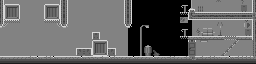

Rendered tile map (Tiled .tmx) drawn with the repository's tilesets; below, a short description and the map source with its tile grids summarised:
An orthogonal 64x16 tile map with 4x4 px tiles, 3 tile layers (background, background, front layer), 1 hidden layer not drawn and 21 objects (2x trigger, player, door, button, jumpable).

<map version="1.4" tiledversion="1.4.2" orientation="orthogonal" renderorder="right-down" width="64" height="16" tilewidth="4" tileheight="4" infinite="0" nextlayerid="15" nextobjectid="42">
 <editorsettings>
  <export target="first_level.lua" format="lua" />
 </editorsettings>
 <tileset firstgid="1" source="../graphics/city_tileset.tsx" />
 <imagelayer id="14" name="grid" visible="0">
  <image source="../images/64grid.png" width="1024" height="1024" />
 </imagelayer>
 <layer id="13" name="background" width="64" height="16">
  <data>[1024 cells, 672 non-empty, 1 distinct tile ids]</data>
 </layer>
 <group id="5" name="a">
  <layer id="2" name="background" width="64" height="16">
   <data>[1024 cells, 402 non-empty, 29 distinct tile ids]</data>
  </layer>
  <layer id="1" name="front layer" width="64" height="16">
   <data>[1024 cells, 163 non-empty, 83 distinct tile ids]</data>
  </layer>
  <objectgroup id="3" name="objects">
   <object id="18" type="player" x="14" y="48">
    <point />
   </object>
   <object id="28" type="trigger" x="196" y="-4" width="2" height="16">
    <properties>
     <property name="target" value="1" />
     <property name="type" value="dialog" />
    </properties>
   </object>
   <object id="29" type="trigger" x="254" y="40" width="2" height="16.25">
    <properties>
     <property name="target" value="second_level" />
     <property name="type" value="exit" />
    </properties>
   </object>
   <object id="33" type="door" x="248" y="40" width="6" height="16" />
   <object id="34" type="button" x="200" y="48" width="8" height="8">
    <properties>
     <property name="autooff" type="bool" value="false" />
     <property name="group" value="" />
     <property name="link_" type="object" value="33" />
    </properties>
   </object>
  </objectgroup>
  <objectgroup id="4" name="solid">
   <object id="2" x="0" y="56" width="256" height="8" />
   <object id="4" x="76" y="48" width="16" height="8" />
   <object id="8" x="108" y="48" width="8" height="8" />
   <object id="13" x="188" y="8" width="8" height="12" />
   <object id="14" x="196" y="12" width="56" height="8" />
   <object id="16" x="252" y="0" width="4" height="40" />
   <object id="19" x="180" y="12" width="8" height="3" />
   <object id="20" type="jumpable" x="224" y="36" width="12" height="4" />
   <object id="21" x="236" y="36" width="16" height="4" />
   <object id="30" x="124" y="0" width="8" height="28" />
   <object id="36" x="60" y="0" width="8" height="28" />
   <object id="37" x="0" y="0" width="4" height="28" />
   <object id="38" x="0" y="28" width="1" height="28" />
   <object id="39" x="180" y="36">
    <polygon points="0,0 44,0 44,4 16,4 16,20 8,20 8,4 0,4" />
   </object>
   <object id="40" x="92" y="56">
    <polygon points="0,0 0,-24 8,-24 8,-16 16,-16 16,0" />
   </object>
   <object id="41" x="191" y="8">
    <polygon points="0,0 0,-8 -59,-8 -67,-8 -67,-12 5,-12 5,0" />
   </object>
  </objectgroup>
 </group>
</map>